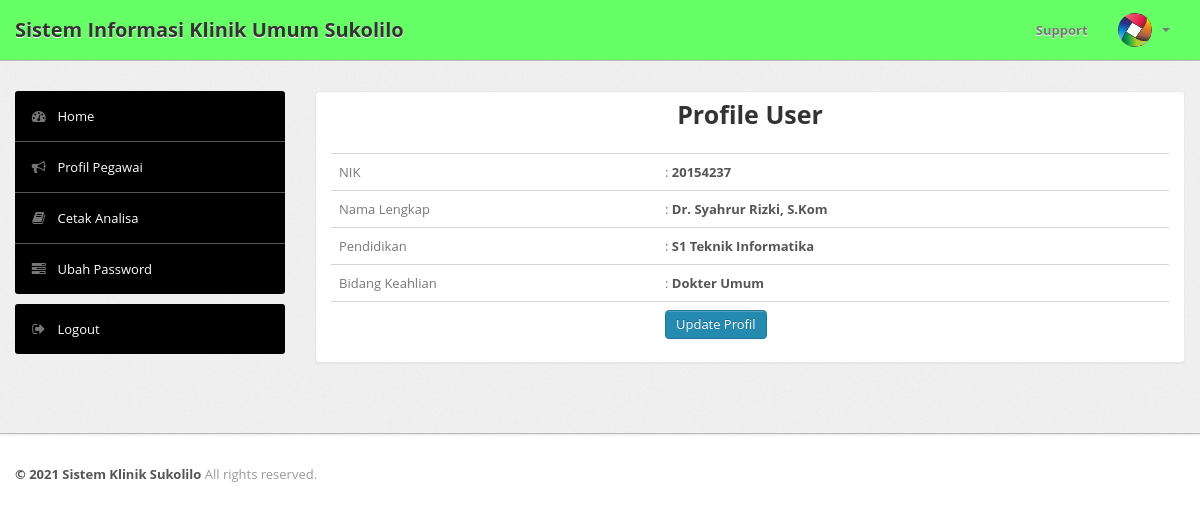
Screenshot of /lihatprofildsn.php (signed in) with the database file from the repository.
### tables this page shows
CREATE TABLE IF NOT EXISTS `dosen` (
  `nik` char(8) NOT NULL,
  `namadosen` varchar(35) NOT NULL,
  `pendidikan` varchar(40) NOT NULL,
  `keahlian` varchar(40) NOT NULL
);

### lihatprofildsn.php (the view, shortened to what this page needs)
<?php
if(isset($_SESSION['username']) && isset($_SESSION['level'])){
	include "header.php";
	include "menu.php";
	?>
	<div class="span9">
		<div class="content">
			<div class="module">
				<div class="module-head">
					<h3>Profile User</h3>
				</div>
				<div class="module-body">
					<table class="table">
						<?php
						$a="select * from dosen where nik='$_SESSION[username]'";
						$b=mysqli_query($koneksi,$a);
						$c=mysqli_fetch_array($b);
						?>
						<tbody>
							<tr>
								<td>NIK</td>
								<td>: <strong><?php echo $c['nik'];?></strong></td>
							</tr>
							<tr>
								<td>Nama Lengkap</td>
								<td>: <strong><?php echo $c['namadosen'];?></strong></td>
							</tr>
							<tr>
								<td>Pendidikan</td>
								<td>: <strong><?php echo $c['pendidikan'];?></strong></td>
							</tr>
							<tr>
								<td>Bidang Keahlian</td>
								<td>: <strong><?php echo $c['keahlian'];?></strong></td>
							</tr>
							<tr>
								<td>&nbsp;</td>
								<td><a class="btn btn-primary" href="#">Update Profil</a></td>
							</tr>
						</tbody>
					</table>
				</div>
			</div>
			<br />
		</div>
	</div>
</div>
</div>
</div>
<?php
include "footer.php";
}else{
	echo "<script language='javascript'>
	alert('Nah siap looh, login dulu dong!');
	document.location='index.php';
</script>";
}
?>

### css/theme.css (style rules this page uses)
body { font-size: 13px; font-family: 'Open Sans', Arial, sans-serif; background: #fff; color: #777 }
h1, h2, h3, h4, h5, h6 { color: #333; margin-top: 0 }
h3 { font-size: 20px }
strong, b { color: #555 }
.module { background: #fff; -webkit-border-radius: 3px; -moz-border-radius: 3px; border-radius: 3px; border: 1px solid #ccc; border-bottom-color: #bbb; -webkit-box-shadow: 0 0 1px rgba(0,0,0,0.2); -moz-box-shadow: 0 0 1px rgba(0,0,0,0.2); box-shadow: 0 0 1px rgba(0,0,0,0.2); margin-bottom: 30px }
.btn, .btn-box { -webkit-border-radius: 3px; -moz-border-radius: 3px; border-radius: 3px }
.btn { font-size: 13px; font-weight: 600 }
.btn { display: inline-block; margin-bottom: 0; font-weight: 400; text-align: center; vertical-align: middle; cursor: pointer; background-image: none; border: 1px solid transparent; white-space: nowrap; padding: 4px 10px; font-size: 13px; line-height: 1.42857; border-radius: 4px; -webkit-user-select: none; -moz-user-select: none; -ms-user-select: none; user-select: none }
.btn-primary { color: #fff; background-color: #248aaf; border-color: #20799a }
.table { margin-bottom: 0 }
.table th, .table td { border-color: #d5d5d5!important }
.module { box-shadow: 0 0 3px rgba(0,0,0,.1); border-color: #e9e9e9; margin-bottom: 20px; background-color: #fff; border-radius: 4px; -webkit-box-shadow: 0 1px 1px rgba(0,0,0,.05); box-shadow: 0 1px 1px rgba(0,0,0,.05); }
.module-head { color: #767676; background-color: #ff; border-color: #e9e9e9; padding: 10px 15px; border-bottom: 1px solid transparent; border-top-right-radius: 3px; border-top-left-radius: 3px; }
.module-head h3 { font-size: 25px; line-height: 25px; height: 25px; margin: 0; text-align:center; }
.module-body { padding: 15px }

### rows the page displays
dosen: nik "20154237", namadosen "Dr. Syahrur Rizki, S.Kom", pendidikan "S1 Teknik Informatika", keahlian "Dokter Umum"
